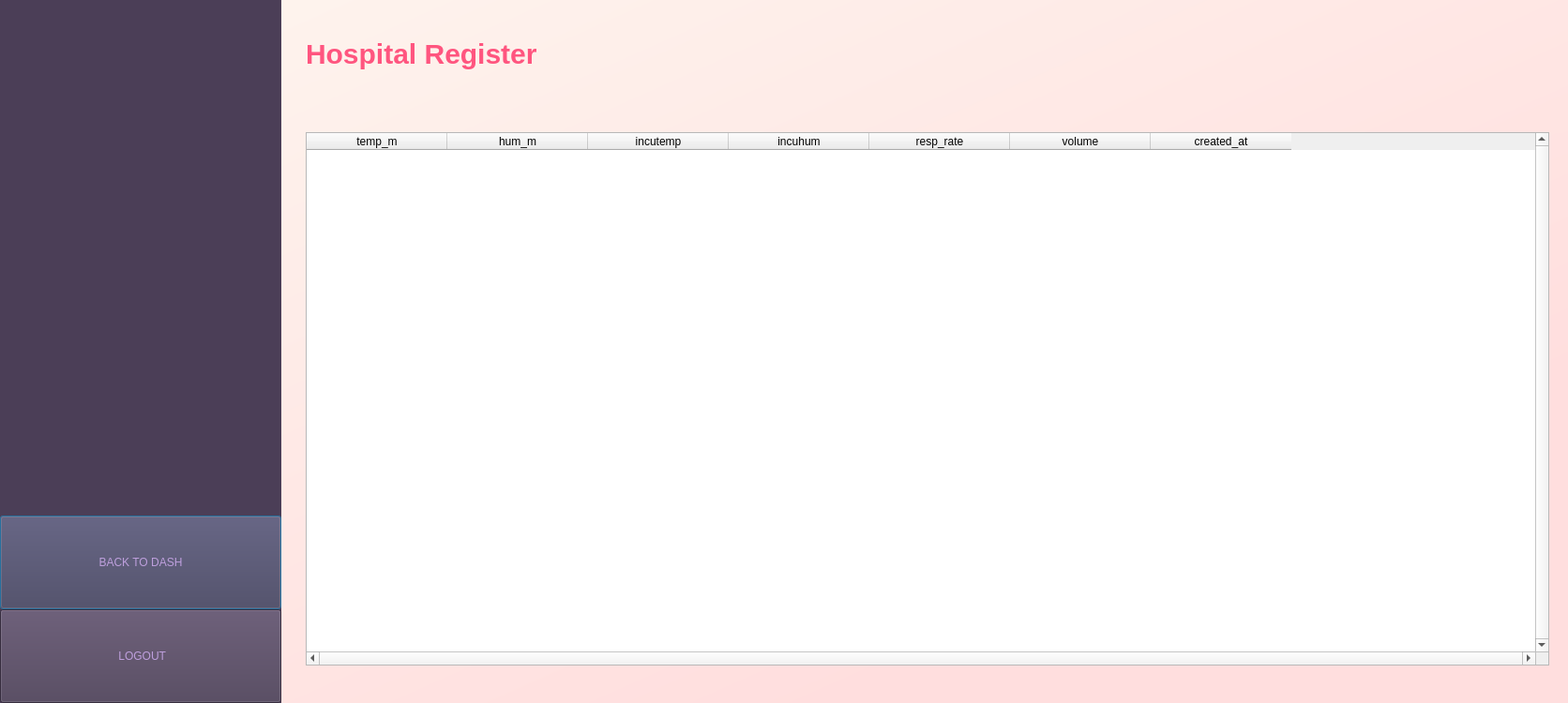
<?xml version="1.0" encoding="UTF-8"?>
<ui version="4.0">
 <class>registerDialog</class>
 <widget class="QDialog" name="registerDialog">
  <property name="geometry">
   <rect>
    <x>0</x>
    <y>0</y>
    <width>1672</width>
    <height>750</height>
   </rect>
  </property>
  <property name="minimumSize">
   <size>
    <width>1400</width>
    <height>750</height>
   </size>
  </property>
  <property name="windowTitle">
   <string>Dialog</string>
  </property>
  <layout class="QVBoxLayout" name="verticalLayout">
   <property name="leftMargin">
    <number>0</number>
   </property>
   <property name="topMargin">
    <number>0</number>
   </property>
   <property name="rightMargin">
    <number>0</number>
   </property>
   <property name="bottomMargin">
    <number>0</number>
   </property>
   <item>
    <widget class="QWidget" name="dashwidget" native="true">
     <property name="enabled">
      <bool>true</bool>
     </property>
     <property name="sizePolicy">
      <sizepolicy hsizetype="Expanding" vsizetype="Expanding">
       <horstretch>0</horstretch>
       <verstretch>0</verstretch>
      </sizepolicy>
     </property>
     <property name="minimumSize">
      <size>
       <width>1400</width>
       <height>750</height>
      </size>
     </property>
     <property name="styleSheet">
      <string notr="true">QWidget#dashwidget{
	background-color : qlineargradient(spread:pad, x1:0, y1:0, x2:1, y2:1, stop:0 rgba(254, 246, 239, 255), stop:0.766169 rgba(255, 222, 222, 255))
}</string>
     </property>
     <layout class="QGridLayout" name="gridLayout_3">
      <property name="sizeConstraint">
       <enum>QLayout::SetNoConstraint</enum>
      </property>
      <property name="leftMargin">
       <number>0</number>
      </property>
      <property name="topMargin">
       <number>0</number>
      </property>
      <property name="rightMargin">
       <number>0</number>
      </property>
      <property name="bottomMargin">
       <number>0</number>
      </property>
      <item row="0" column="0">
       <layout class="QHBoxLayout" name="horizontalLayout">
        <property name="sizeConstraint">
         <enum>QLayout::SetNoConstraint</enum>
        </property>
        <item>
         <widget class="QWidget" name="widget" native="true">
          <property name="minimumSize">
           <size>
            <width>300</width>
            <height>750</height>
           </size>
          </property>
          <property name="styleSheet">
           <string notr="true">background-color: rgb(75, 62, 87);</string>
          </property>
          <layout class="QVBoxLayout" name="verticalLayout_4">
           <property name="spacing">
            <number>0</number>
           </property>
           <property name="leftMargin">
            <number>0</number>
           </property>
           <property name="topMargin">
            <number>0</number>
           </property>
           <property name="rightMargin">
            <number>0</number>
           </property>
           <property name="bottomMargin">
            <number>0</number>
           </property>
           <item>
            <spacer name="verticalSpacer_3">
             <property name="orientation">
              <enum>Qt::Vertical</enum>
             </property>
             <property name="sizeHint" stdset="0">
              <size>
               <width>20</width>
               <height>1000</height>
              </size>
             </property>
            </spacer>
           </item>
           <item>
            <widget class="QPushButton" name="dash">
             <property name="minimumSize">
              <size>
               <width>300</width>
               <height>100</height>
              </size>
             </property>
             <property name="styleSheet">
              <string notr="true">font: 18pt &quot;Calibri&quot;;
color: rgb(190, 159, 221);</string>
             </property>
             <property name="text">
              <string>BACK TO DASH</string>
             </property>
            </widget>
           </item>
           <item>
            <widget class="QPushButton" name="logout">
             <property name="minimumSize">
              <size>
               <width>300</width>
               <height>100</height>
              </size>
             </property>
             <property name="styleSheet">
              <string notr="true">font: 18pt &quot;Calibri&quot;;
color:rgb(190, 159, 221);
background-color:rgb(75, 62, 87);</string>
             </property>
             <property name="text">
              <string> LOGOUT</string>
             </property>
             <property name="icon">
              <iconset>
               <normaloff>../Lib-Management-latest/logout icon.png</normaloff>../Lib-Management-latest/logout icon.png</iconset>
             </property>
             <property name="iconSize">
              <size>
               <width>30</width>
               <height>30</height>
              </size>
             </property>
            </widget>
           </item>
          </layout>
         </widget>
        </item>
        <item>
         <spacer name="verticalSpacer">
          <property name="orientation">
           <enum>Qt::Vertical</enum>
          </property>
          <property name="sizeHint" stdset="0">
           <size>
            <width>20</width>
            <height>40</height>
           </size>
          </property>
         </spacer>
        </item>
        <item>
         <layout class="QVBoxLayout" name="verticalLayout_3">
          <property name="sizeConstraint">
           <enum>QLayout::SetNoConstraint</enum>
          </property>
          <item>
           <spacer name="horizontalSpacer_3">
            <property name="orientation">
             <enum>Qt::Horizontal</enum>
            </property>
            <property name="sizeHint" stdset="0">
             <size>
              <width>40</width>
              <height>40</height>
             </size>
            </property>
           </spacer>
          </item>
          <item>
           <widget class="QLabel" name="libraryRecords">
            <property name="styleSheet">
             <string notr="true">font-size: 30px;
font: 75 26pt &quot;Trebuchet MS&quot;;
font: bold;
color: rgb(255, 85, 127);</string>
            </property>
            <property name="text">
             <string>Hospital Register</string>
            </property>
            <property name="textFormat">
             <enum>Qt::AutoText</enum>
            </property>
           </widget>
          </item>
          <item>
           <widget class="QLabel" name="label">
            <property name="styleSheet">
             <string notr="true">font: 13pt &quot;Calibri&quot; bold;
color:rgb(170, 0, 0);</string>
            </property>
            <property name="text">
             <string/>
            </property>
           </widget>
          </item>
          <item>
           <spacer name="horizontalSpacer">
            <property name="orientation">
             <enum>Qt::Horizontal</enum>
            </property>
            <property name="sizeHint" stdset="0">
             <size>
              <width>40</width>
              <height>40</height>
             </size>
            </property>
           </spacer>
          </item>
          <item>
           <widget class="QTableWidget" name="registertable">
            <property name="styleSheet">
             <string notr="true">font: 8pt &quot;Calibri&quot;;
</string>
            </property>
            <property name="verticalScrollBarPolicy">
             <enum>Qt::ScrollBarAlwaysOn</enum>
            </property>
            <property name="horizontalScrollBarPolicy">
             <enum>Qt::ScrollBarAlwaysOn</enum>
            </property>
            <property name="sizeAdjustPolicy">
             <enum>QAbstractScrollArea::AdjustIgnored</enum>
            </property>
            <property name="autoScrollMargin">
             <number>16</number>
            </property>
            <property name="editTriggers">
             <set>QAbstractItemView::NoEditTriggers</set>
            </property>
            <property name="showDropIndicator" stdset="0">
             <bool>true</bool>
            </property>
            <property name="alternatingRowColors">
             <bool>true</bool>
            </property>
            <property name="gridStyle">
             <enum>Qt::SolidLine</enum>
            </property>
            <property name="columnCount">
             <number>7</number>
            </property>
            <attribute name="horizontalHeaderDefaultSectionSize">
             <number>150</number>
            </attribute>
            <attribute name="horizontalHeaderStretchLastSection">
             <bool>false</bool>
            </attribute>
            <attribute name="verticalHeaderStretchLastSection">
             <bool>false</bool>
            </attribute>
            <column>
             <property name="text">
              <string>temp_m</string>
             </property>
            </column>
            <column>
             <property name="text">
              <string>hum_m</string>
             </property>
            </column>
            <column>
             <property name="text">
              <string>incutemp</string>
             </property>
            </column>
            <column>
             <property name="text">
              <string>incuhum</string>
             </property>
            </column>
            <column>
             <property name="text">
              <string>resp_rate</string>
             </property>
            </column>
            <column>
             <property name="text">
              <string>volume</string>
             </property>
            </column>
            <column>
             <property name="text">
              <string>created_at</string>
             </property>
            </column>
           </widget>
          </item>
          <item>
           <spacer name="horizontalSpacer_5">
            <property name="orientation">
             <enum>Qt::Horizontal</enum>
            </property>
            <property name="sizeHint" stdset="0">
             <size>
              <width>40</width>
              <height>20</height>
             </size>
            </property>
           </spacer>
          </item>
          <item>
           <spacer name="horizontalSpacer_4">
            <property name="orientation">
             <enum>Qt::Horizontal</enum>
            </property>
            <property name="sizeHint" stdset="0">
             <size>
              <width>40</width>
              <height>20</height>
             </size>
            </property>
           </spacer>
          </item>
         </layout>
        </item>
        <item>
         <spacer name="verticalSpacer_2">
          <property name="orientation">
           <enum>Qt::Vertical</enum>
          </property>
          <property name="sizeHint" stdset="0">
           <size>
            <width>20</width>
            <height>40</height>
           </size>
          </property>
         </spacer>
        </item>
       </layout>
      </item>
     </layout>
    </widget>
   </item>
  </layout>
 </widget>
 <resources/>
 <connections/>
</ui>
